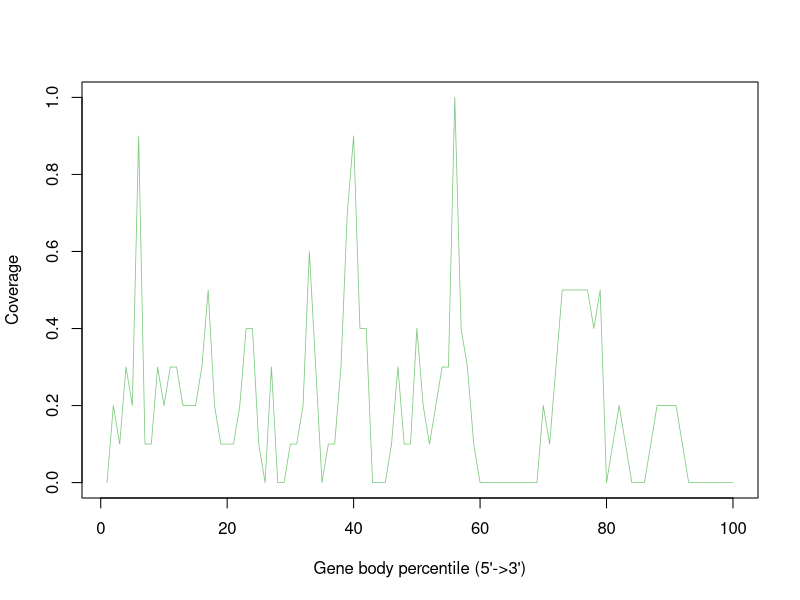

Here is the R script that generated this plot:
example_RNA.mm10.temp <- c(0.0,0.2,0.1,0.3,0.2,0.9,0.1,0.1,0.3,0.2,0.3,0.3,0.2,0.2,0.2,0.3,0.5,0.2,0.1,0.1,0.1,0.2,0.4,0.4,0.1,0.0,0.3,0.0,0.0,0.1,0.1,0.2,0.6,0.3,0.0,0.1,0.1,0.3,0.7,0.9,0.4,0.4,0.0,0.0,0.0,0.1,0.3,0.1,0.1,0.4,0.2,0.1,0.2,0.3,0.3,1.0,0.4,0.3,0.1,0.0,0.0,0.0,0.0,0.0,0.0,0.0,0.0,0.0,0.0,0.2,0.1,0.3,0.5,0.5,0.5,0.5,0.5,0.4,0.5,0.0,0.1,0.2,0.1,0.0,0.0,0.0,0.1,0.2,0.2,0.2,0.2,0.1,0.0,0.0,0.0,0.0,0.0,0.0,0.0,0.0)


pdf("example_RNA.mm10.geneBodyCoverage.curves.pdf")
x=1:100
icolor = colorRampPalette(c("#7fc97f","#beaed4","#fdc086","#ffff99","#386cb0","#f0027f"))(1)
plot(x,example_RNA.mm10.temp,type='l',xlab="Gene body percentile (5'->3')", ylab="Coverage",lwd=0.8,col=icolor[1])
dev.off()
